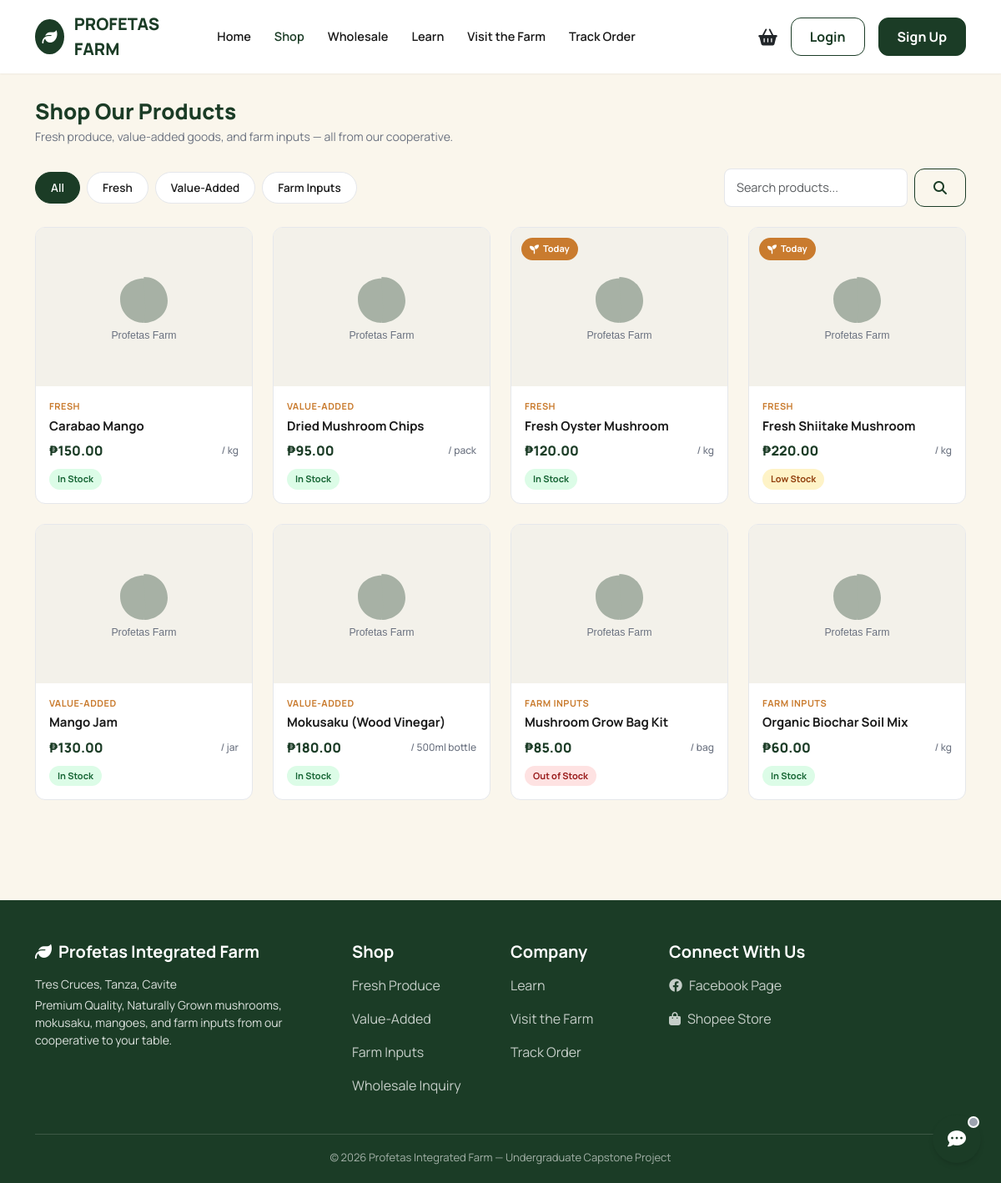
The page /shop.php on the database its author committed.
### tables this page shows
CREATE TABLE products (
    product_id          INT AUTO_INCREMENT PRIMARY KEY,
    name                VARCHAR(100) NOT NULL,
    category            ENUM('Fresh','Value-Added','Farm Inputs') NOT NULL,
    description         TEXT,
    price               DECIMAL(10,2) NOT NULL,
    unit                VARCHAR(20) NOT NULL DEFAULT 'unit',
    image               VARCHAR(255),
    is_harvested_today  TINYINT(1) NOT NULL DEFAULT 0,
    status              ENUM('Active','Inactive') NOT NULL DEFAULT 'Active',
    created_at          TIMESTAMP NOT NULL DEFAULT CURRENT_TIMESTAMP,
    updated_at          TIMESTAMP NOT NULL DEFAULT CURRENT_TIMESTAMP ON UPDATE CURRENT_TIMESTAMP
);

CREATE TABLE site_settings (
    setting_key   VARCHAR(50) PRIMARY KEY,
    setting_value VARCHAR(255)
);

### includes/functions.php (called while the page is built, shortened)
<?php
function peso(float $amount): string
{
    return '₱' . number_format($amount, 2);
}
function stock_status(int $stockQty, int $lowStockThreshold): string
{
    if ($stockQty <= 0) {
        return 'Out of Stock';
    }
    if ($stockQty <= $lowStockThreshold) {
        return 'Low Stock';
    }
    return 'In Stock';
}
function stock_status_class(string $status): string
{
    return match ($status) {
        'In Stock'     => 'stock-in',
        'Low Stock'    => 'stock-low',
        'Out of Stock' => 'stock-out',
        default        => '',
    };
}

### shop.php (the view, shortened to what this page needs)
<?php
require_once __DIR__ . '/includes/header.php';
$validCategories = ['Fresh', 'Value-Added', 'Farm Inputs'];
$category = $_GET['category'] ?? '';
$search = trim($_GET['q'] ?? '');
$page = max(1, (int)($_GET['page'] ?? 1));
$perPage = 12;
$offset = ($page - 1) * $perPage;
$where = ["p.status = 'Active'"];
$params = [];
$whereSql = implode(' AND ', $where);
$stmt = $pdo->prepare(
    "SELECT p.product_id, p.name, p.category, p.price, p.unit, p.image, p.is_harvested_today,
            COALESCE(i.stock_qty, 0) AS stock_qty, COALESCE(i.low_stock_threshold, 10) AS low_stock_threshold
     FROM products p
     LEFT JOIN inventory i ON i.product_id = p.product_id
     WHERE $whereSql
     ORDER BY p.name ASC
     LIMIT $perPage OFFSET $offset"
);
$stmt->execute($params);
$products = $stmt->fetchAll();
function shop_url(string $category, string $search, int $page): string
{
    return 'shop.php?' . http_build_query(array_filter([
        'category' => $category,
        'q' => $search,
        'page' => $page > 1 ? $page : null,
    ]));
}
?>
<div class="container" style="padding-top: 30px; padding-bottom: 60px;">
    <h2 class="section-title">Shop Our Products</h2>
    <p class="section-subtitle">Fresh produce, value-added goods, and farm inputs &mdash; all from our cooperative.</p>
    <div class="d-flex flex-wrap justify-content-between align-items-center gap-3 mb-4">
        <div class="d-flex flex-wrap gap-2">
            <a href="<?php echo shop_url('', $search, 1); ?>" class="category-pill <?php echo $category === '' ? 'active' : ''; ?>">All</a>
            <?php foreach ($validCategories as $cat): ?>
                <a href="<?php echo shop_url($cat, $search, 1); ?>" class="category-pill <?php echo $category === $cat ? 'active' : ''; ?>"><?php echo htmlspecialchars($cat); ?></a>
            <?php endforeach; ?>
        </div>
        <form method="get" class="d-flex gap-2">
            <input type="text" name="q" class="form-control" placeholder="Search products..." value="<?php echo htmlspecialchars($search); ?>" style="min-width:220px;">
            <button type="submit" class="btn btn-farm-outline"><i class="fas fa-search"></i></button>
        </form>
    </div>
    <?php if (empty($products)): ?>
        <div class="farm-card text-center py-5">
            <i class="fas fa-seedling fa-2x mb-3" style="color: var(--text-muted);"></i>
            <p class="mb-0">No products found. Try a different search or category.</p>
        </div>
    <?php else: ?>
        <div class="row g-4">
            <?php foreach ($products as $p):
                $status = stock_status((int)$p['stock_qty'], (int)$p['low_stock_threshold']);
            ?>
            <div class="col-6 col-md-4 col-lg-3">
                <div class="product-card">
                    <?php if ($p['is_harvested_today']): ?>
                        <span class="harvested-badge"><i class="fas fa-seedling"></i> Today</span>
                    <?php endif; ?>
                    <a href="product.php?id=<?php echo (int)$p['product_id']; ?>" class="text-decoration-none text-reset">
                        <div class="product-img-wrap">
                            <img src="<?php echo htmlspecialchars($p['image'] ?: 'assets/img/products/placeholder.jpg'); ?>" alt="<?php echo htmlspecialchars($p['name']); ?>" onerror="this.onerror=null;this.src='assets/img/placeholder.svg'">
                        </div>
                        <div class="product-body">
                            <div class="product-cat"><?php echo htmlspecialchars($p['category']); ?></div>
                            <div class="product-name"><?php echo htmlspecialchars($p['name']); ?></div>
                            <div class="d-flex justify-content-between align-items-center mb-2">
                                <span class="product-price"><?php echo peso($p['price']); ?></span>
                                <span class="product-unit">/ <?php echo htmlspecialchars($p['unit']); ?></span>
                            </div>
                            <span class="stock-badge <?php echo stock_status_class($status); ?>"><?php echo $status; ?></span>
                        </div>
                    </a>
                </div>
            </div>
            <?php endforeach; ?>
        </div>
    <?php endif; ?>
</div>
<?php require_once __DIR__ . '/includes/footer.php'; ?>

### assets/css/style.css (style rules this page uses)
:root { --primary-green: #1B3C26; --primary-green-light: #2D5A3C; --accent-amber: #C97B2E; --accent-amber-dark: #A8621F; --cream-bg: #FAF6EC; --white: #FFFFFF; --text-main: #1A1A1A; --text-muted: #6B7280; --border-color: #E5E7EB; --success-bg: #DCFCE7; --success-text: #166534; --warning-bg: #FEF3C7; --warning-text: #92400E; --danger-bg: #FEE2E2; --danger-text: #991B1B; --shadow-sm: 0 1px 2px 0 rgba(0, 0, 0, 0.05); --shadow-md: 0 4px 6px -1px rgba(0, 0, 0, 0.1), 0 2px 4px -1px rgba(0, 0, 0, 0.06); --radius-lg: 20px; --radius-md: 12px; --radius-sm: 8px; --font-main: 'Manrope', sans-serif; }
body { font-family: var(--font-main); background-color: var(--cream-bg); color: var(--text-main); }
a { text-decoration: none; }
.btn-farm-outline { background: transparent; border: 1px solid var(--primary-green); color: var(--primary-green); font-weight: 700; border-radius: var(--radius-md); padding: 10px 22px; transition: all 0.15s ease; }
.section-title { font-size: 26px; font-weight: 800; color: var(--primary-green); margin-bottom: 4px; }
.section-subtitle { color: var(--text-muted); font-size: 14px; margin-bottom: 28px; }
.product-card { background: var(--white); border-radius: var(--radius-md); border: 1px solid var(--border-color); overflow: hidden; height: 100%; transition: transform 0.15s ease, box-shadow 0.15s ease; position: relative; }
.product-img-wrap { height: 190px; background: #F3F1EA; display: flex; align-items: center; justify-content: center; overflow: hidden; }
.product-img-wrap img { width: 100%; height: 100%; object-fit: cover; }
.product-card .product-body { padding: 16px; }
.product-card .product-cat { font-size: 11px; color: var(--accent-amber); font-weight: 700; text-transform: uppercase; letter-spacing: .5px; }
.product-card .product-name { font-weight: 700; font-size: 15px; margin: 4px 0 6px; color: var(--text-main); }
.product-card .product-price { font-weight: 800; color: var(--primary-green); font-size: 16px; }
.product-card .product-unit { font-size: 12px; color: var(--text-muted); font-weight: 500; }
.harvested-badge { position: absolute; top: 12px; left: 12px; background: var(--accent-amber); color: #fff; font-size: 11px; font-weight: 700; padding: 5px 10px; border-radius: 20px; display: flex; align-items: center; gap: 5px; z-index: 2; }
.stock-badge { font-size: 11px; font-weight: 700; padding: 4px 10px; border-radius: 20px; display: inline-flex; align-items: center; gap: 5px; }
.stock-in { background: var(--success-bg); color: var(--success-text); }
.stock-low { background: var(--warning-bg); color: var(--warning-text); }
.stock-out { background: var(--danger-bg); color: var(--danger-text); }
.category-pill { display: inline-block; padding: 8px 18px; border-radius: 30px; border: 1px solid var(--border-color); color: var(--text-main); font-weight: 600; font-size: 13.5px; background: var(--white); }
.category-pill.active, .category-pill:hover { background: var(--primary-green); border-color: var(--primary-green); color: #fff; }
.form-control, .form-select { border-radius: var(--radius-sm); border: 1px solid var(--border-color); padding: 10px 14px; font-size: 14.5px; }

### rows shown on the page
products: category "FRESH", name "Carabao Mango", price "₱150.00", unit "kg", status "In Stock"
products: category "VALUE-ADDED", name "Dried Mushroom Chips", price "₱95.00", unit "pack", status "In Stock"
products: is_harvested_today 1 (drawn), category "FRESH", name "Fresh Oyster Mushroom", price "₱120.00", unit "kg", status "In Stock"
products: is_harvested_today 1 (drawn), category "FRESH", name "Fresh Shiitake Mushroom", price "₱220.00", unit "kg", status "Low Stock"
products: category "VALUE-ADDED", name "Mango Jam", price "₱130.00", unit "jar", status "In Stock"
products: category "VALUE-ADDED", name "Mokusaku (Wood Vinegar)", price "₱180.00", unit "500ml bottle", status "In Stock"
products: category "FARM INPUTS", name "Mushroom Grow Bag Kit", price "₱85.00", unit "bag", status "Out of Stock"
products: category "FARM INPUTS", name "Organic Biochar Soil Mix", price "₱60.00", unit "kg", status "In Stock"

### other values the page prints
$cat "Fresh"
$cat "Value-Added"
$cat "Farm Inputs"
